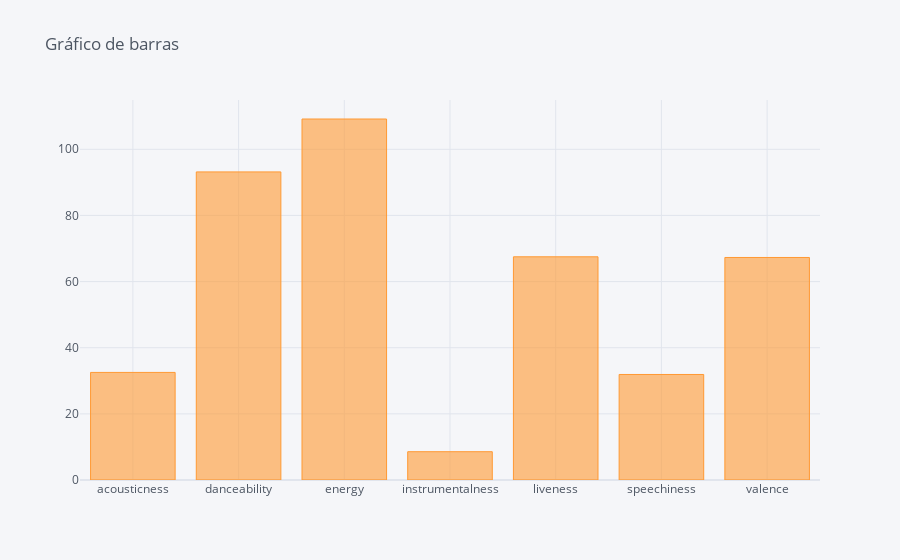

The notebook cell this image was saved under:
### Code cell
"""O gráfico abaixo possibilita a visualização geral de todas as faixas do artista."""

DF_2.sum().iplot(kind='bar', title='Gráfico de barras')

### Figure 1 — Plotly figure (JSON) as saved in the notebook; plotly's stock layout.template omitted (floating-point values rounded to 4 significant figures)
{"data": [{"marker": {"color": "rgba(255, 153, 51, 0.6)", "line": {"color": "rgba(255, 153, 51, 1.0)", "width": 1}}, "name": "None", "orientation": "v", "text": "", "type": "bar", "x": ["acousticness", "danceability", "energy", "instrumentalness", "liveness", "speechiness", "valence"], "y": [32.53, 93.16, 109.2, 8.553, 67.49, 31.91, 67.29]}], "layout": {"legend": {"bgcolor": "#F5F6F9", "font": {"color": "#4D5663"}}, "paper_bgcolor": "#F5F6F9", "plot_bgcolor": "#F5F6F9", "title": {"font": {"color": "#4D5663"}, "text": "Gráfico de barras"}, "xaxis": {"gridcolor": "#E1E5ED", "showgrid": true, "tickfont": {"color": "#4D5663"}, "title": {"font": {"color": "#4D5663"}, "text": ""}, "zerolinecolor": "#E1E5ED"}, "yaxis": {"gridcolor": "#E1E5ED", "showgrid": true, "tickfont": {"color": "#4D5663"}, "title": {"font": {"color": "#4D5663"}, "text": ""}, "zerolinecolor": "#E1E5ED"}}}
